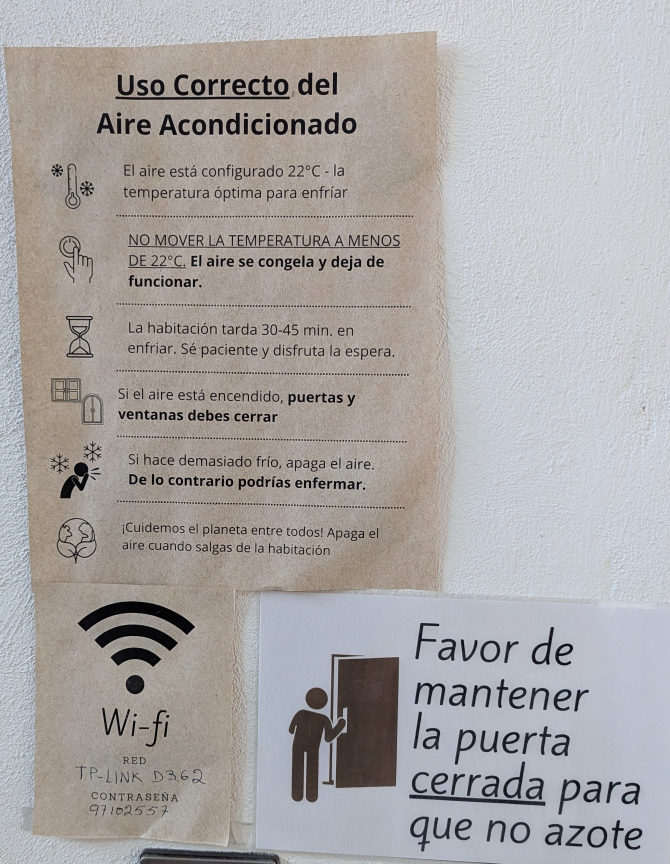
#> input picture Test_files/PXL_20251126_171301209~2.jpg, 2010 x 2591 px (shown at 1/3 size)
$ python palette_qa.py '../../Test_files/PXL_20251126_171301209~2.jpg'
#> lines starting #> are read from the running program, lines starting #| are printed output that depends on the picture
"""Palette QA for generated photos: median tone, light-source colour, and share of red / gold / violet pixels.

Run from backend/venv:  python palette_qa.py path/to/a.png path/to/b.png ...
Reads: the brightest 3% of pixels (the light source) and the median pixel (the overall tone). In the Mayordommo
pack every night frame should have a violet median (aubergine/plum), a light source with Lantern Gold's hue
(~38 degrees, more saturated is fine for a light source), and almost no red pixels (no red wall bands).
"""
import colorsys, sys
from PIL import Image

print("%-40s %-8s %-8s %5s %5s %5s" % ("file", "bright", "median", "red%", "gold%", "viol%"))
for p in sys.argv[1:]:
    im = Image.open(p).convert("RGB")
#> im is the input picture: PIL image 2010x2591 RGB; mean R, G, B 169.6, 166.6, 166
    im.thumbnail((320, 180))
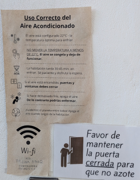
#> im: PIL image 140x180 RGB; mean R, G, B 169.6, 166.5, 166
    px = sorted(im.getdata(), key=sum)
#> px = 25200 items
    n = len(px)
#> n = 25200
    top, mid = px[int(n * 0.97):], px[n // 2]
#> top = 756 items, first 6: (206, 208, 213), (206, 207, 214), (205, 208, 214), (206, 208, 213), (205, 208, 214), (205, 208, 214); mid = (172, 164, 157)
    avg = lambda L: "#%02X%02X%02X" % tuple(sum(c[i] for c in L) // len(L) for i in range(3))
    red = gold = viol = 0
    for r, g, b in px:
        h, s, v = colorsys.rgb_to_hsv(r / 255, g / 255, b / 255)
        h *= 360
        if s > 0.45 and v > 0.2:
            if h < 14 or h > 346:
                red += 1
            elif 30 <= h <= 50:
                gold += 1
        if 250 <= h <= 295 and s > 0.2:
            viol += 1
#> this loop made 25200 passes
#> (r, g, b, h, s, v) on passes 1 to 12: (0, 0, 0, 0, 0, 0), (0, 0, 0, 0, 0, 0), (0, 0, 0, 0, 0, 0), (0, 0, 0, 0, 0, 0), (0, 0, 0, 0, 0, 0), (0, 0, 0, 0, 0, 0), (0, 0, 0, 0, 0, 0), (0, 0, 0, 0, 0, 0), (0, 0, 0, 0, 0, 0), (0, 0, 0, 0, 0, 0), (0, 0, 0, 0, 0, 0), (0, 0, 0, 0, 0, 0)
#> (h, s, v) on passes 63, 69, 75: (252, 0.333, 0.0588), (264, 0.263, 0.0745), (252, 0.217, 0.0902)
#> after the loop, gold = 0; red = 0; viol = 14
    print("%-40s %-8s %-8s %5.1f %5.1f %5.1f" % (p[-40:], avg(top), "#%02X%02X%02X" % mid, 100 * red / n, 100 * gold / n, 100 * viol / n))
#| /Test_files/PXL_20251126_171301209~2.jpg #CDD0D6  #ACA49D    0.0   0.0   0.1
